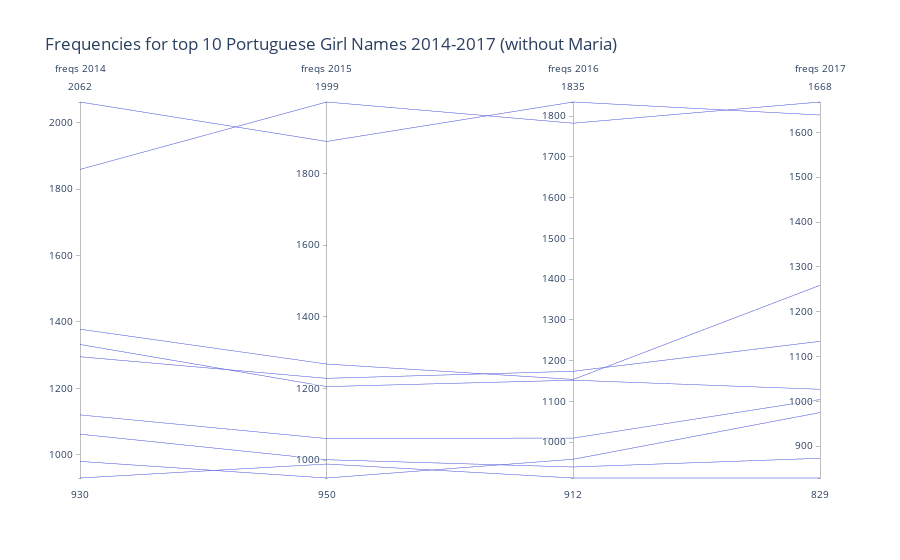

Notebook source saved alongside this figure:
### Code cell
import plotly.express as px

fig_top10 = px.parallel_coordinates(top10_girls_no_maria, dimensions=[ "freqs 2014", "freqs 2015","freqs 2016", "freqs 2017"],
                title="Frequencies for top 10 Portuguese Girl Names 2014-2017 (without Maria)")
fig_top10.show()

### Figure 1 — Plotly figure (JSON) as saved in the notebook; plotly's stock layout.template omitted (floating-point values rounded to 4 significant figures)
{"data": [{"dimensions": [{"label": "freqs 2014", "values": [2062, 1859, 1378, 1295, 1332, 1120, 1062, 980, 930]}, {"label": "freqs 2015", "values": [1889, 1999, 1268, 1228, 1205, 1060, 1001, 950, 989]}, {"label": "freqs 2016", "values": [1835, 1783, 1154, 1174, 1152, 1010, 939, 958, 912]}, {"label": "freqs 2017", "values": [1639, 1668, 1259, 1134, 1027, 1004, 873, 975, 829]}], "domain": {"x": [0, 1], "y": [0, 1]}, "name": "", "type": "parcoords"}], "layout": {"legend": {"tracegroupgap": 0}, "title": {"text": "Frequencies for top 10 Portuguese Girl Names 2014-2017 (without Maria)"}}}
